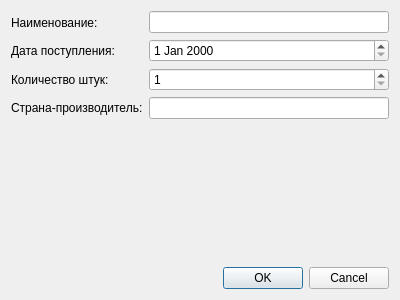
<?xml version="1.0" encoding="UTF-8"?>
<ui version="4.0">
 <class>AddDialog</class>
 <widget class="QDialog" name="AddDialog">
  <property name="geometry">
   <rect>
    <x>0</x>
    <y>0</y>
    <width>400</width>
    <height>300</height>
   </rect>
  </property>
  <property name="windowTitle">
   <string>Добавить запись</string>
  </property>
  <layout class="QVBoxLayout" name="verticalLayout_3">
   <item>
    <layout class="QHBoxLayout" name="horizontalLayout">
     <item>
      <layout class="QVBoxLayout" name="verticalLayout">
       <item>
        <widget class="QLabel" name="label">
         <property name="text">
          <string>Наименование:</string>
         </property>
        </widget>
       </item>
       <item>
        <widget class="QLabel" name="label_2">
         <property name="text">
          <string>Дата поступления:</string>
         </property>
        </widget>
       </item>
       <item>
        <widget class="QLabel" name="label_3">
         <property name="text">
          <string>Количество штук:</string>
         </property>
        </widget>
       </item>
       <item>
        <widget class="QLabel" name="label_4">
         <property name="text">
          <string>Страна-производитель:</string>
         </property>
        </widget>
       </item>
      </layout>
     </item>
     <item>
      <layout class="QVBoxLayout" name="verticalLayout_2">
       <item>
        <widget class="QLineEdit" name="edtName"/>
       </item>
       <item>
        <widget class="QDateEdit" name="dateEdit"/>
       </item>
       <item>
        <widget class="QSpinBox" name="spnAmount">
         <property name="minimum">
          <number>1</number>
         </property>
         <property name="maximum">
          <number>1000000000</number>
         </property>
        </widget>
       </item>
       <item>
        <widget class="QLineEdit" name="edtCountry"/>
       </item>
      </layout>
     </item>
    </layout>
   </item>
   <item>
    <spacer name="verticalSpacer">
     <property name="orientation">
      <enum>Qt::Vertical</enum>
     </property>
     <property name="sizeHint" stdset="0">
      <size>
       <width>20</width>
       <height>40</height>
      </size>
     </property>
    </spacer>
   </item>
   <item>
    <widget class="QDialogButtonBox" name="buttonBox">
     <property name="orientation">
      <enum>Qt::Horizontal</enum>
     </property>
     <property name="standardButtons">
      <set>QDialogButtonBox::Cancel|QDialogButtonBox::Ok</set>
     </property>
    </widget>
   </item>
  </layout>
 </widget>
 <resources/>
 <connections>
  <connection>
   <sender>buttonBox</sender>
   <signal>accepted()</signal>
   <receiver>AddDialog</receiver>
   <slot>accept()</slot>
   <hints>
    <hint type="sourcelabel">
     <x>227</x>
     <y>279</y>
    </hint>
    <hint type="destinationlabel">
     <x>157</x>
     <y>274</y>
    </hint>
   </hints>
  </connection>
  <connection>
   <sender>buttonBox</sender>
   <signal>rejected()</signal>
   <receiver>AddDialog</receiver>
   <slot>reject()</slot>
   <hints>
    <hint type="sourcelabel">
     <x>295</x>
     <y>285</y>
    </hint>
    <hint type="destinationlabel">
     <x>286</x>
     <y>274</y>
    </hint>
   </hints>
  </connection>
 </connections>
</ui>
